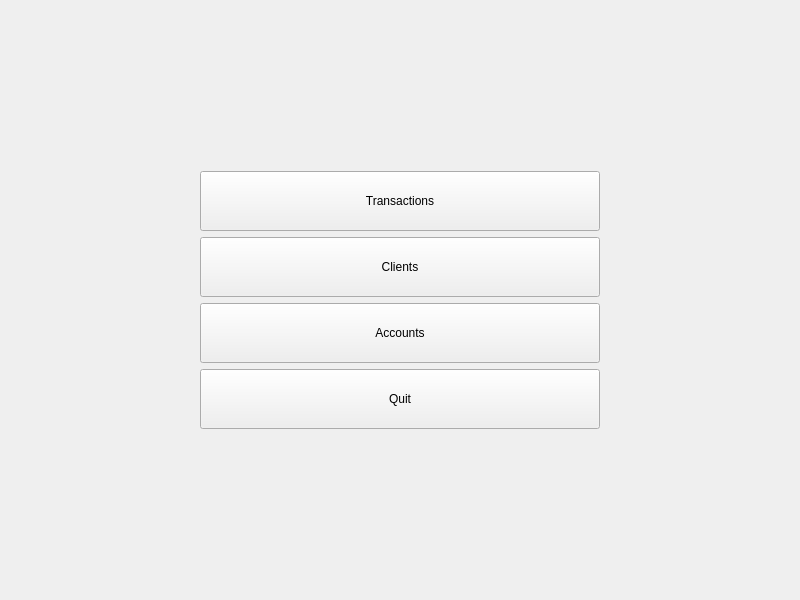
<?xml version="1.0" encoding="UTF-8"?>
<ui version="4.0">
 <class>MenuWidget</class>
 <widget class="QWidget" name="MenuWidget">
  <property name="geometry">
   <rect>
    <x>0</x>
    <y>0</y>
    <width>800</width>
    <height>600</height>
   </rect>
  </property>
  <property name="minimumSize">
   <size>
    <width>800</width>
    <height>600</height>
   </size>
  </property>
  <property name="windowTitle">
   <string>Form</string>
  </property>
  <layout class="QHBoxLayout" name="horizontalLayout">
   <item>
    <spacer name="left_spacer">
     <property name="orientation">
      <enum>Qt::Horizontal</enum>
     </property>
     <property name="sizeHint" stdset="0">
      <size>
       <width>301</width>
       <height>22</height>
      </size>
     </property>
    </spacer>
   </item>
   <item>
    <layout class="QVBoxLayout" name="buttons_section">
     <item>
      <spacer name="top_spacer">
       <property name="orientation">
        <enum>Qt::Vertical</enum>
       </property>
       <property name="sizeHint" stdset="0">
        <size>
         <width>20</width>
         <height>40</height>
        </size>
       </property>
      </spacer>
     </item>
     <item>
      <widget class="QPushButton" name="transactions_button">
       <property name="minimumSize">
        <size>
         <width>400</width>
         <height>60</height>
        </size>
       </property>
       <property name="text">
        <string>Transactions</string>
       </property>
      </widget>
     </item>
     <item>
      <widget class="QPushButton" name="clients_button">
       <property name="minimumSize">
        <size>
         <width>400</width>
         <height>60</height>
        </size>
       </property>
       <property name="text">
        <string>Clients</string>
       </property>
      </widget>
     </item>
     <item>
      <widget class="QPushButton" name="accounts_button">
       <property name="minimumSize">
        <size>
         <width>400</width>
         <height>60</height>
        </size>
       </property>
       <property name="text">
        <string>Accounts</string>
       </property>
      </widget>
     </item>
     <item>
      <widget class="QPushButton" name="quit_button">
       <property name="minimumSize">
        <size>
         <width>400</width>
         <height>60</height>
        </size>
       </property>
       <property name="text">
        <string>Quit</string>
       </property>
      </widget>
     </item>
     <item>
      <spacer name="bottom_spacer">
       <property name="orientation">
        <enum>Qt::Vertical</enum>
       </property>
       <property name="sizeHint" stdset="0">
        <size>
         <width>20</width>
         <height>40</height>
        </size>
       </property>
      </spacer>
     </item>
    </layout>
   </item>
   <item>
    <spacer name="right_spacer">
     <property name="orientation">
      <enum>Qt::Horizontal</enum>
     </property>
     <property name="sizeHint" stdset="0">
      <size>
       <width>301</width>
       <height>22</height>
      </size>
     </property>
    </spacer>
   </item>
  </layout>
 </widget>
 <resources/>
 <connections/>
</ui>
